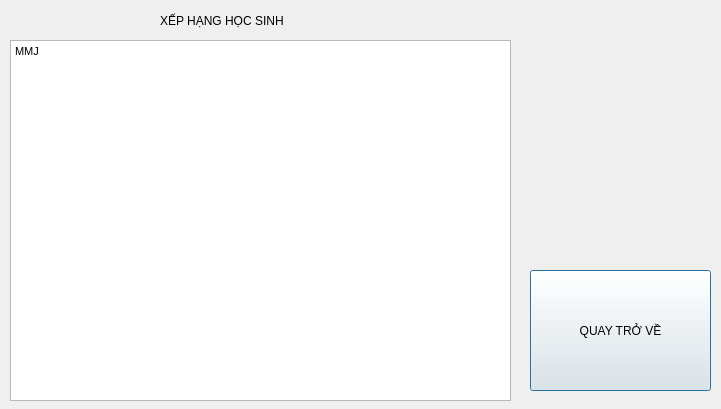
<?xml version="1.0" encoding="UTF-8"?>
<ui version="4.0">
 <class>Dialog</class>
 <widget class="QDialog" name="Dialog">
  <property name="geometry">
   <rect>
    <x>0</x>
    <y>0</y>
    <width>721</width>
    <height>409</height>
   </rect>
  </property>
  <property name="windowTitle">
   <string>Dialog</string>
  </property>
  <widget class="QTextBrowser" name="textBrowser">
   <property name="geometry">
    <rect>
     <x>10</x>
     <y>40</y>
     <width>501</width>
     <height>361</height>
    </rect>
   </property>
   <property name="html">
    <string>&lt;!DOCTYPE HTML PUBLIC &quot;-//W3C//DTD HTML 4.0//EN&quot; &quot;http://www.w3.org/TR/REC-html40/strict.dtd&quot;&gt;
&lt;html&gt;&lt;head&gt;&lt;meta name=&quot;qrichtext&quot; content=&quot;1&quot; /&gt;&lt;style type=&quot;text/css&quot;&gt;
p, li { white-space: pre-wrap; }
&lt;/style&gt;&lt;/head&gt;&lt;body style=&quot; font-family:'MS Shell Dlg 2'; font-size:8pt; font-weight:400; font-style:normal;&quot;&gt;
&lt;p style=&quot; margin-top:0px; margin-bottom:0px; margin-left:0px; margin-right:0px; -qt-block-indent:0; text-indent:0px;&quot;&gt;MMJ&lt;/p&gt;&lt;/body&gt;&lt;/html&gt;</string>
   </property>
  </widget>
  <widget class="QPushButton" name="pushButton">
   <property name="geometry">
    <rect>
     <x>530</x>
     <y>270</y>
     <width>181</width>
     <height>121</height>
    </rect>
   </property>
   <property name="text">
    <string>QUAY TRỞ VỀ</string>
   </property>
  </widget>
  <widget class="QLabel" name="label">
   <property name="geometry">
    <rect>
     <x>160</x>
     <y>0</y>
     <width>321</width>
     <height>41</height>
    </rect>
   </property>
   <property name="styleSheet">
    <string notr="true">font: 75 22pt &quot;MS Shell Dlg 2&quot;;</string>
   </property>
   <property name="text">
    <string>XẾP HẠNG HỌC SINH</string>
   </property>
  </widget>
 </widget>
 <resources/>
 <connections/>
</ui>
